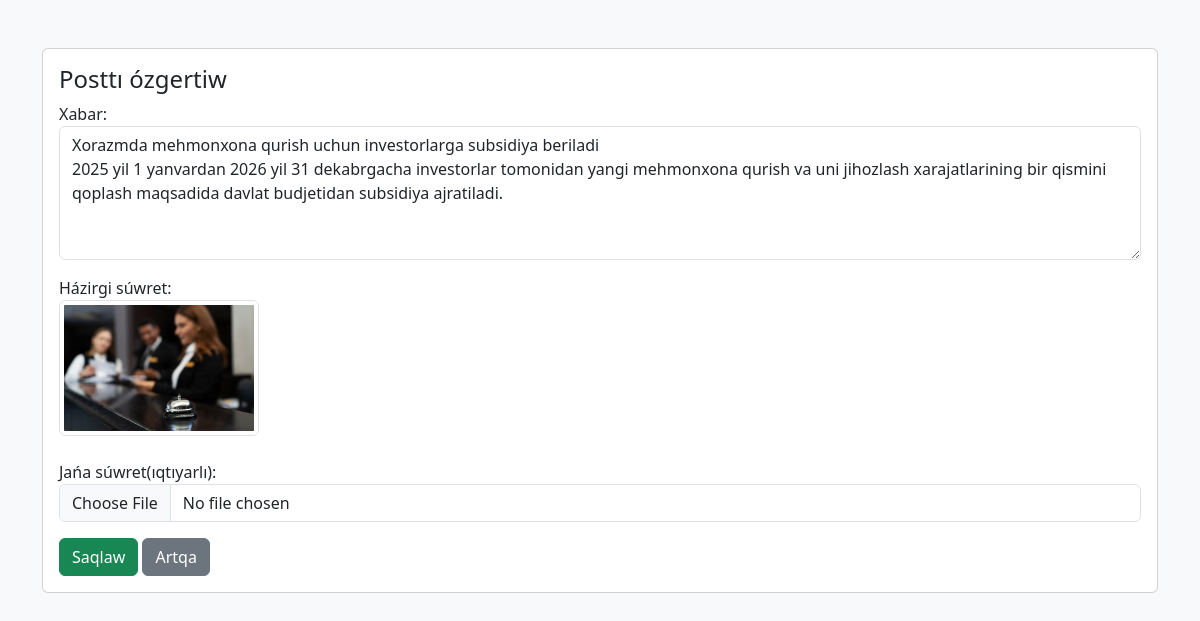
Page /actions/edit_post.php?id=21 (signed in) on the committed database.
### tables this page shows
CREATE TABLE `posts` (
  `id` int NOT NULL,
  `user_id` int DEFAULT NULL,
  `content` text,
  `created_at` timestamp NULL DEFAULT CURRENT_TIMESTAMP
);

CREATE TABLE `post_images` (
  `id` int NOT NULL,
  `post_id` int DEFAULT NULL,
  `image_path` varchar(255) DEFAULT NULL
);

### actions/edit_post.php (the view, shortened to what this page needs)
<?php
include('../includes/db.php');
$user_id = $_SESSION['user_id'];
$post_id = $_GET['id'] ?? null;
$stmt = $conn->prepare("SELECT * FROM posts WHERE id = ? AND user_id = ?");
$stmt->bind_param("ii", $post_id, $user_id);
$stmt->execute();
$result = $stmt->get_result();
$post = $result->fetch_assoc();
$image_res = $conn->query("SELECT * FROM post_images WHERE post_id = $post_id LIMIT 1");
$current_image = $image_res->fetch_assoc();
?>
<!DOCTYPE html>
<html lang="uz">
<head>
    <link href="https://cdn.jsdelivr.net/npm/bootstrap@5.3.0/dist/css/bootstrap.min.css" rel="stylesheet">
</head>
<body class="bg-light">
<div class="container py-5">
    <div class="card">
        <div class="card-body">
            <h4 class="card-title">Posttı ózgertiw</h4>
            <form method="POST" enctype="multipart/form-data">
                <div class="mb-3">
                    <label>Xabar:</label>
                    <textarea name="content" class="form-control" rows="5" required><?= htmlspecialchars($post['content']) ?></textarea>
                </div>
                <div class="mb-3">
                    <label>Házirgi súwret:</label><br>
                    <?php if ($current_image): ?>
                        <img src="../<?= htmlspecialchars($current_image['image_path']) ?>" class="img-thumbnail mb-2" style="max-width: 200px;">
                    <?php else: ?>
                        <p><i>Súwret Joq</i></p>
                    <?php endif; ?>
                </div>
                <div class="mb-3">
                    <label>Jańa súwret(ıqtıyarlı):</label>
                    <input type="file" name="image" class="form-control" accept="image/*">
                </div>
                <button type="submit" class="btn btn-success">Saqlaw</button>
                <a href="../pages/forum.php" class="btn btn-secondary">Artqa</a>
            </form>
        </div>
    </div>
</div>
</body>
</html>

### rows in the picture
posts: content "Xorazmda mehmonxona qurish uchun investorlarga subsidiya beriladi 2025 yil 1 yanvardan 2026 yil 31 dekabrgacha investorlar tomonidan yangi mehmonxona qurish va uni jihozlash xarajatlarining bir qismini qoplash maqsadida davlat budjetidan subsidiya ajratiladi."
post_images: image_path (picture)
